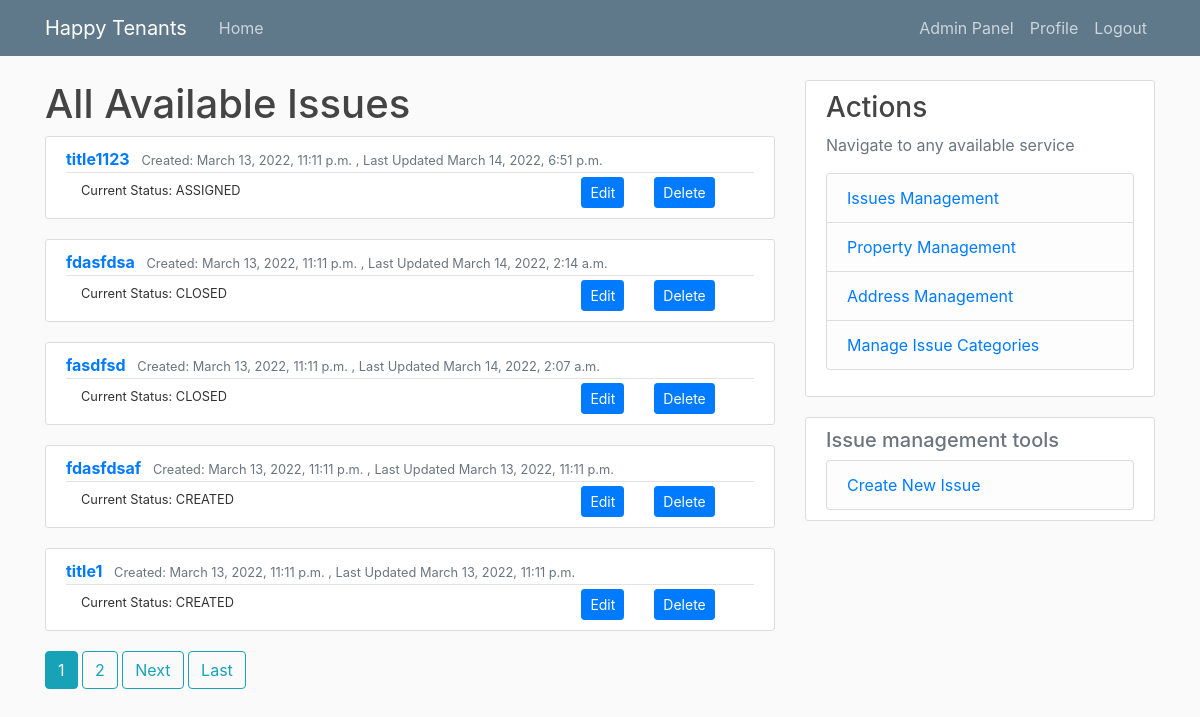
Page /issues/ (signed in) on the earlier database version.
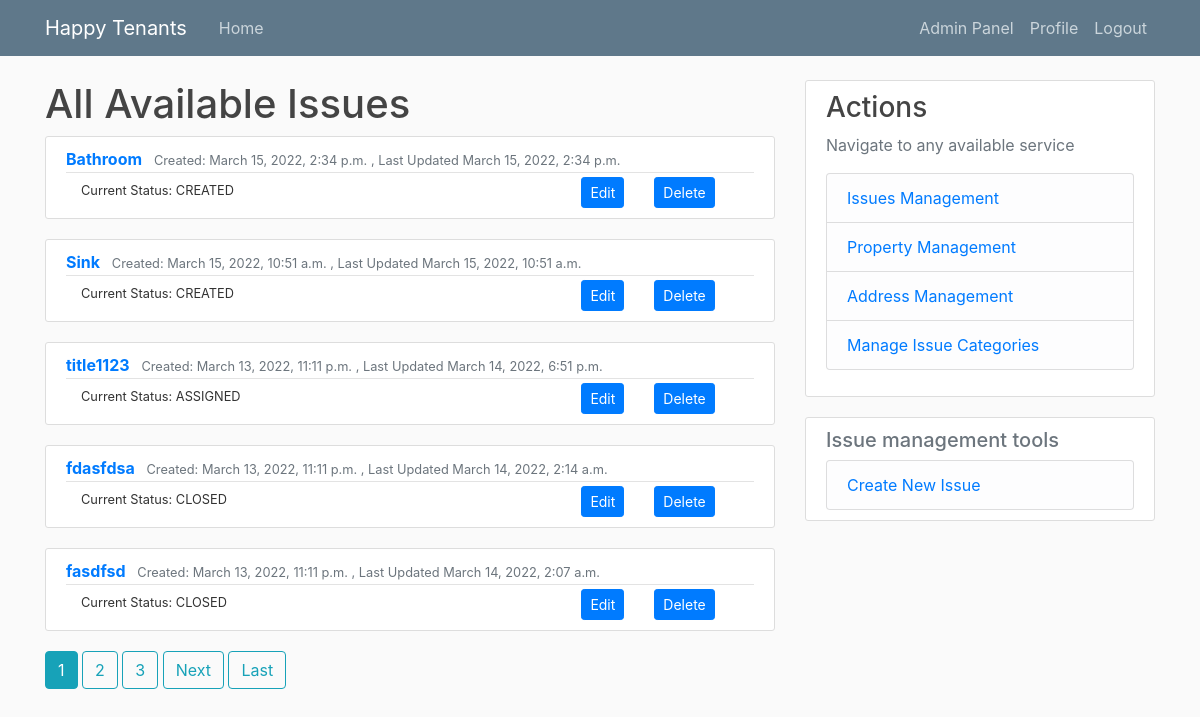
Same page on the later database version.
### tenant_mgmt/models.py (models this page shows, shortened)
class Issue(models.Model):
    class StatusENUM(models.TextChoices):
        CRE = 'CREATED',
        ASS = 'ASSIGNED',
        PRO = 'IN_PROGRESS',
        COM = 'COMPLETED',
        DEL = 'DELETED',
        CLO = 'CLOSED'
    title = models.CharField(max_length=50, null=False, blank=False)
    description = models.TextField(max_length=200, null=False, blank=False)
    category = models.ForeignKey(IssueCategory, on_delete=models.SET_NULL, null=True)
    related_property = models.ForeignKey(Property, on_delete=models.CASCADE)
    status = models.CharField(max_length=20, choices=StatusENUM.choices, default=StatusENUM.CRE)
    manager = models.ForeignKey(User, on_delete=models.SET_NULL, default=None, blank=True, null=True, related_name="assigned_by_issues_set")
    assignee = models.ForeignKey(User, on_delete=models.SET_NULL, default=None, blank=True, null=True, related_name="assigned_to_issues_set")
    submitter = models.ForeignKey(User, on_delete=models.CASCADE, related_name="submitted_issues_set")
    created = models.DateTimeField(auto_now_add=True)
    updated = models.DateTimeField(auto_now=True)
    def __str__(self) -> str:
        return self.title
    class Meta:
        ordering = ['-updated', '-created']

### tenant_mgmt/views.py (the view)
# urls.py: path('issues/', IssuesListView.as_view(), name='issues'),
@method_decorator([login_required], name='dispatch')
class IssuesListView(ListView):
    model = Issue
    template_name = 'tnt_mgmt/issue/list.html'
    context_object_name = 'issues'
    paginate_by = 5
    def get_queryset(self):
        status = self.request.GET.get('status')
        if status:
            if util.is_admin_or_manager(self.request.user):
                return Issue.objects.filter(status=status).order_by('-created')
            if util.is_employee(self.request.user):
                 return Issue.objects.filter(status=status, assignee=self.request.user)
        if util.is_admin_or_manager(self.request.user):
            return Issue.objects.all()
        if util.is_employee(self.request.user):
            return Issue.objects.filter(assignee=self.request.user)
        else:
            return Issue.objects.filter(submitter=self.request.user)

### tenant_mgmt/templatetags/extra_filters.py (called while the page is built)
@register.filter(name='has_groups')
def has_groups(user, group_names):
    groups = list(group_names.split('|'))
    userGroups = user.groups.all()
    for groupName in groups:
        group = Group.objects.get(name=groupName)
        if group in userGroups:
            return True
    return False

@register.filter(name='is_active')
def is_active(user):
    return len(user.groups.all()) > 0

### tenant_mgmt/util.py (called while the page is built)
def is_admin_or_manager(user):
    return is_admin(user) or is_manager(user)

def is_admin(user):
    return Group.objects.get(name='administrator') in user.groups.all()

### tenant_mgmt/templates/tnt_mgmt/issue/list.html (shortened to what this page needs)
{% extends "./base.html" %} {% block content %}
{% load extra_filters %}
{% if request.user|has_groups:"administrator|manager" %}
  <h1>All Available Issues</h1>
{% endif %}
{% for issue in issues %}
<article class="media content-section">
  <div class="media-body">
    <div class="article-metadata">
      <a class="mr-2" href="{% url 'issueDetails' issue.id %}"> <b> {{ issue }} </b></a>
      <small class="text-muted"
        >Created: {{ issue.created}} , Last Updated {{issue.updated}}</small>
    </div>
    <div class="container">
      <div class="row">
        <div class="col">
          <small> Current Status: {{issue.status}}</small>
        </div>
        <div class="col-md-auto">
          <a class="btn btn-primary btn-sm" href="{% url 'issueEdit' issue.id %}" role="button">Edit</a>
        </div>
        <div class="col col-lg-2">
          <a class="btn btn-primary btn-sm" href="{% url 'issueDelete' issue.id %}" role="button">Delete</a>
        </div>
      </div>
    </div>
  </div>
</article>
{% empty %}
<small>Empty</small>
{% endfor %}
{% endblock content %}

Differences in the rows shown:
no longer on this page (row edited): Issue: title "fdasfdsaf", created "March 13, 2022, 11:11 p.m.", updated "March 13, 2022, 11:11 p.m.", status "CREATED"
no longer on this page (row edited): Issue: title "title1", created "March 13, 2022, 11:11 p.m.", updated "March 13, 2022, 11:11 p.m.", status "CREATED"
added Issue: title "Bathroom", created "March 15, 2022, 2:34 p.m.", updated "March 15, 2022, 2:34 p.m.", status "CREATED"
added Issue: title "Sink", created "March 15, 2022, 10:51 a.m.", updated "March 15, 2022, 10:51 a.m.", status "CREATED"
Other differences:
new list line: "3"
